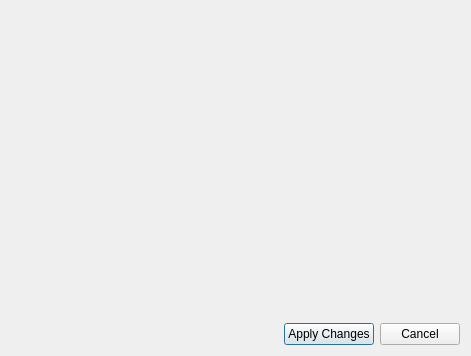
<?xml version="1.0" encoding="UTF-8"?>
<ui version="4.0">
 <class>ProfileUserManager</class>
 <widget class="QDialog" name="ProfileUserManager">
  <property name="geometry">
   <rect>
    <x>0</x>
    <y>0</y>
    <width>471</width>
    <height>356</height>
   </rect>
  </property>
  <property name="windowTitle">
   <string>Dialog</string>
  </property>
  <layout class="QGridLayout" name="gridLayout">
   <item row="1" column="1">
    <widget class="QPushButton" name="applyPushButton">
     <property name="text">
      <string>Apply Changes</string>
     </property>
    </widget>
   </item>
   <item row="1" column="2">
    <widget class="QPushButton" name="cancelPushButton">
     <property name="text">
      <string>Cancel</string>
     </property>
    </widget>
   </item>
   <item row="1" column="0">
    <spacer name="horizontalSpacer">
     <property name="orientation">
      <enum>Qt::Horizontal</enum>
     </property>
     <property name="sizeHint" stdset="0">
      <size>
       <width>40</width>
       <height>20</height>
      </size>
     </property>
    </spacer>
   </item>
   <item row="0" column="0" colspan="3">
    <widget class="CustomSelector" name="userCustomSelector" native="true"/>
   </item>
  </layout>
 </widget>
 <customwidgets>
  <customwidget>
   <class>CustomSelector</class>
   <extends>QWidget</extends>
   <header>DsgTools.CustomWidgets.customSelector.h</header>
   <container>1</container>
  </customwidget>
 </customwidgets>
 <resources/>
 <connections/>
</ui>
